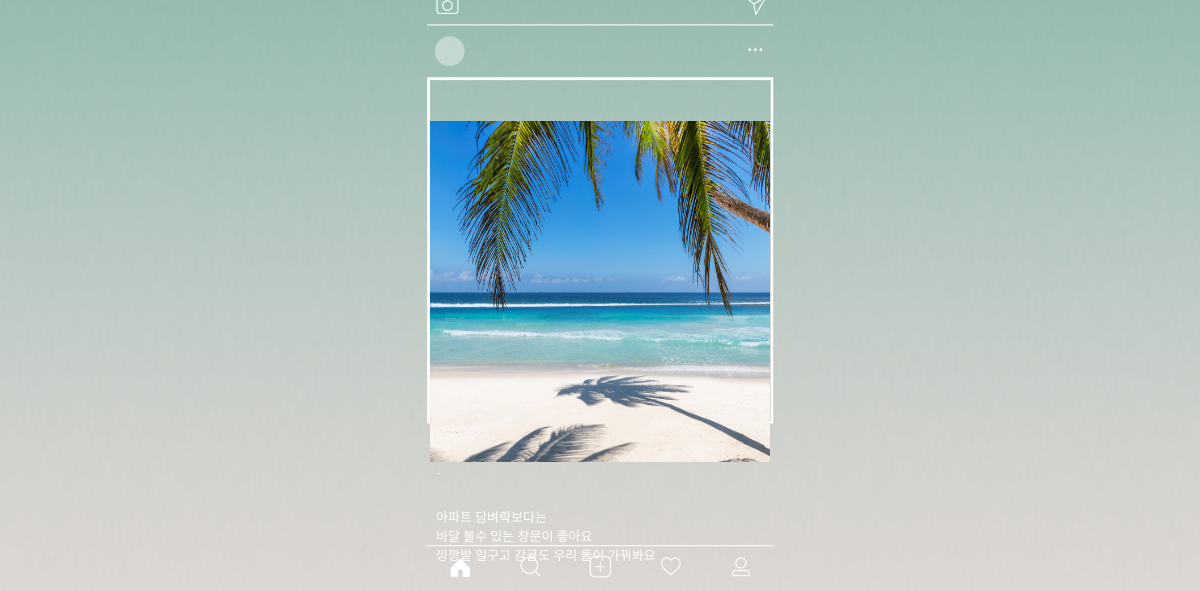
Screenshot of /blog/11 with the database file from the repository.
### loginapp/models.py (models this page shows, shortened)
class Blog(models.Model):
    title = models.CharField(max_length = 200)
    image = models.ImageField(upload_to = 'images/')
    pub_date = models.DateField('date published')
    body = models.TextField()

### loginapp/views.py (the view)
# urls.py: path('<int:blog_id>', views.detail, name="detail"),
def detail(request, blog_id):
    details = get_object_or_404(Blog, pk = blog_id)
    return render(request, 'detail.html', {'detail':details})

### loginapp/templates/detail.html (shortened to what this page needs)
{% load static %}
<!DOCTYPE html>
<html lang="ko">
<head>
    <link href="{% static 'css/detail.css' %}" type="text/css" rel="stylesheet">
</head>
<body>
    <img src="{{detail.image.url}}">
    <p>{{detail.body|linebreaksbr}}</p>
</body>
</html>

### loginapp/static/css/detail.css (style rules this page uses)
body { background: url(../frame_negative.png), url(../gra.jpg); background-size: 600px, cover; background-position: center; background-repeat: no-repeat; }
img { margin: auto; padding-top: 7.09rem; width: 21.3rem; height: 21.3rem; display: block; }
p { margin: auto; display: block; width: 21.3rem; margin-top: 2.8rem; padding-left: 0.8rem; color: white; font-family: 'NEXON Lv1 Gothic OTF Light'; font-size: 13px; }

### rows the page displays
Blog: image (picture), body "아파트 담벼락보다는 바달 볼수 있는 창문이 좋아요 낑깡밭 일구고 감귤도 우리 둘이 가꿔봐요"
